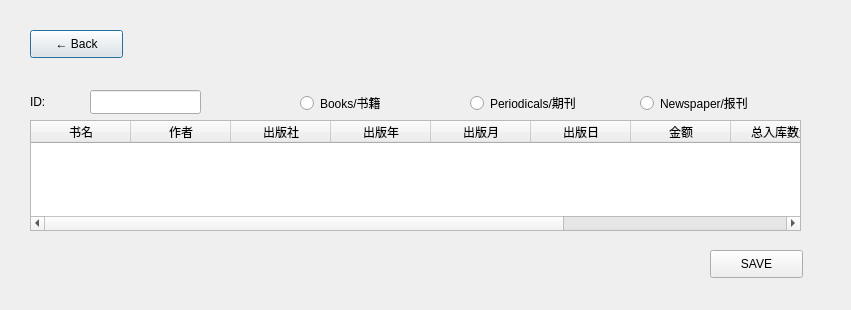
<?xml version="1.0" encoding="UTF-8"?>
<ui version="4.0">
 <class>addDialog</class>
 <widget class="QDialog" name="addDialog">
  <property name="geometry">
   <rect>
    <x>0</x>
    <y>0</y>
    <width>851</width>
    <height>310</height>
   </rect>
  </property>
  <property name="minimumSize">
   <size>
    <width>851</width>
    <height>310</height>
   </size>
  </property>
  <property name="maximumSize">
   <size>
    <width>851</width>
    <height>310</height>
   </size>
  </property>
  <property name="windowTitle">
   <string>Dialog</string>
  </property>
  <property name="styleSheet">
   <string notr="true">background-image: url(:/illust.jpg);</string>
  </property>
  <widget class="QPushButton" name="backButton">
   <property name="geometry">
    <rect>
     <x>30</x>
     <y>30</y>
     <width>93</width>
     <height>28</height>
    </rect>
   </property>
   <property name="styleSheet">
    <string notr="true">font: 11pt &quot;Arial&quot;;</string>
   </property>
   <property name="text">
    <string>← Back</string>
   </property>
  </widget>
  <widget class="QWidget" name="layoutWidget">
   <property name="geometry">
    <rect>
     <x>300</x>
     <y>90</y>
     <width>501</width>
     <height>26</height>
    </rect>
   </property>
   <layout class="QHBoxLayout" name="horizontalLayout_4">
    <property name="spacing">
     <number>9</number>
    </property>
    <property name="sizeConstraint">
     <enum>QLayout::SetDefaultConstraint</enum>
    </property>
    <property name="leftMargin">
     <number>0</number>
    </property>
    <item>
     <widget class="QRadioButton" name="book_Button">
      <property name="styleSheet">
       <string notr="true">font: 12pt &quot;黑体&quot;;</string>
      </property>
      <property name="text">
       <string>Books/书籍</string>
      </property>
     </widget>
    </item>
    <item>
     <widget class="QRadioButton" name="per_Button">
      <property name="styleSheet">
       <string notr="true">font: 12pt &quot;黑体&quot;;</string>
      </property>
      <property name="text">
       <string>Periodicals/期刊</string>
      </property>
     </widget>
    </item>
    <item>
     <widget class="QRadioButton" name="news_Button">
      <property name="styleSheet">
       <string notr="true">font: 12pt &quot;黑体&quot;;</string>
      </property>
      <property name="text">
       <string>Newspaper/报刊</string>
      </property>
     </widget>
    </item>
   </layout>
  </widget>
  <widget class="QTableWidget" name="tableWidget">
   <property name="geometry">
    <rect>
     <x>30</x>
     <y>120</y>
     <width>771</width>
     <height>111</height>
    </rect>
   </property>
   <property name="styleSheet">
    <string notr="true">background-image: url(:/background.png);</string>
   </property>
   <column>
    <property name="text">
     <string>书名</string>
    </property>
   </column>
   <column>
    <property name="text">
     <string>作者</string>
    </property>
   </column>
   <column>
    <property name="text">
     <string>出版社</string>
    </property>
   </column>
   <column>
    <property name="text">
     <string>出版年</string>
    </property>
   </column>
   <column>
    <property name="text">
     <string>出版月</string>
    </property>
   </column>
   <column>
    <property name="text">
     <string>出版日</string>
    </property>
   </column>
   <column>
    <property name="text">
     <string>金额</string>
    </property>
   </column>
   <column>
    <property name="text">
     <string>总入库数量</string>
    </property>
   </column>
   <column>
    <property name="text">
     <string>借出数量</string>
    </property>
   </column>
   <column>
    <property name="text">
     <string>当前库存</string>
    </property>
   </column>
  </widget>
  <widget class="QPushButton" name="saveButton">
   <property name="geometry">
    <rect>
     <x>710</x>
     <y>250</y>
     <width>93</width>
     <height>28</height>
    </rect>
   </property>
   <property name="styleSheet">
    <string notr="true">font: 11pt &quot;Arial&quot;;</string>
   </property>
   <property name="text">
    <string>SAVE</string>
   </property>
  </widget>
  <widget class="QLabel" name="label">
   <property name="geometry">
    <rect>
     <x>30</x>
     <y>90</y>
     <width>51</width>
     <height>24</height>
    </rect>
   </property>
   <property name="styleSheet">
    <string notr="true">font: 12pt &quot;黑体&quot;;</string>
   </property>
   <property name="text">
    <string>ID:</string>
   </property>
  </widget>
  <widget class="QLineEdit" name="lineEdit">
   <property name="geometry">
    <rect>
     <x>90</x>
     <y>90</y>
     <width>111</width>
     <height>24</height>
    </rect>
   </property>
   <property name="styleSheet">
    <string notr="true">background-image: url(:/background.png);</string>
   </property>
  </widget>
 </widget>
 <resources/>
 <connections/>
</ui>
